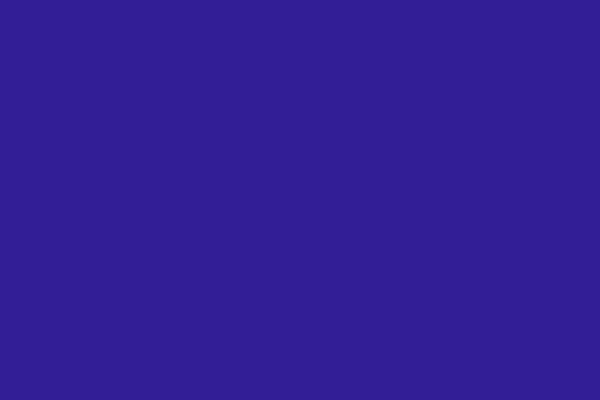
Frame 1 (no input)
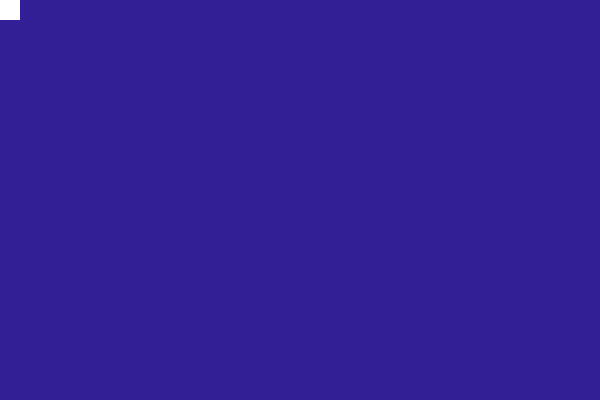
Frame 60 (the mouse pressed at the canvas centre just before this capture)
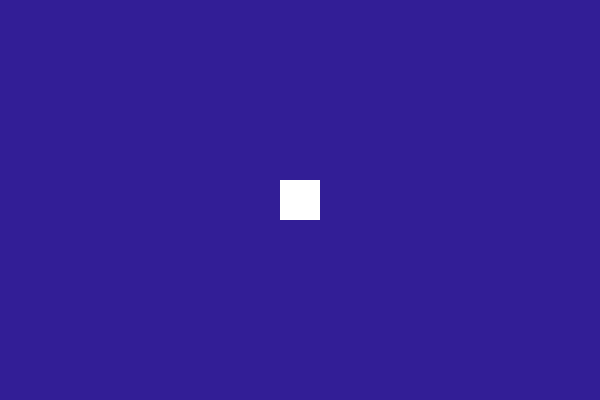
Frame 120 (the mouse held since frame 60 and released just before this capture)

The Processing sketch that drew these frames (run headless with seeded random() and noise(); from frame 60 on, the mouse is pressed at the canvas centre):

// Processing sketch: Homework_Follow_the_Mouse_01272019
// ── Homework_Follow_the_Mouse_01272019.pde
//gif image from: https://giphy.com/gifs/love-art-animation-l0HegFEAiFTit3ioM
//
int followSpeed = 16;
PVector[]follow = new PVector[followSpeed];

void setup(){
  size(600, 400);
  noStroke();
  rectMode(CENTER);
}

void draw(){
  background(50,30,150);
  
  follow[followSpeed - 1] = new PVector(mouseX, mouseY);
  
  for (int i = 0; i < followSpeed - 1; i++){
    follow[i] = follow[i + 1];
  }
  
   if (follow[0] != null)
  {
    radians(90-atan2((250 - mouseY),( mouseX - 250)));
    rect(follow[0].x, follow[0].y, 40, 40);
    
  }
}
